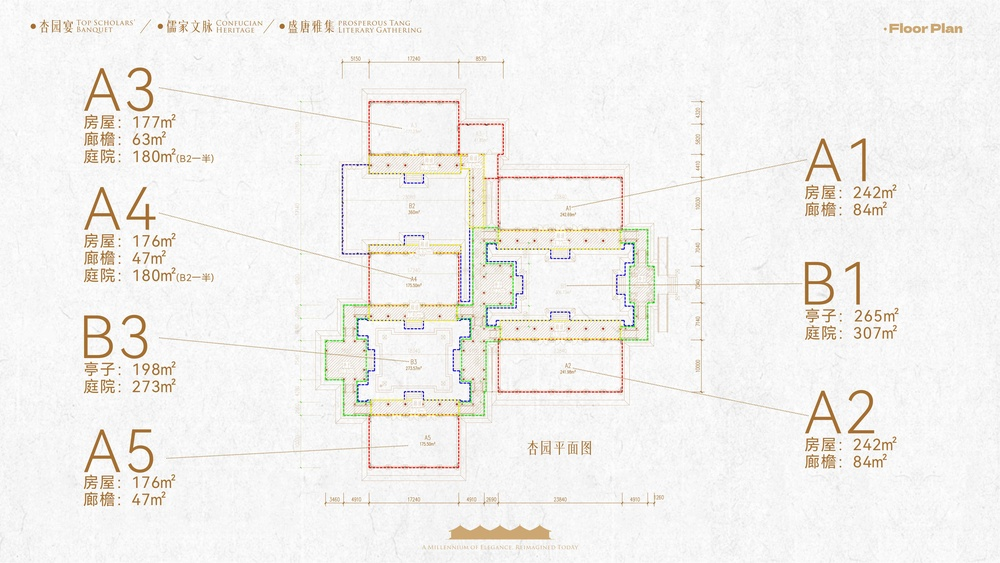
#> input picture xingyuan/refs/pages/杏园介绍-01_11.jpg, 1000 x 563 px, shrunk from 6826 x 3840 before the run
$ python worldplan.py
#> lines starting #> are read from the running program, lines starting #| are printed output that depends on the picture
### xingyuan/tools/xyp.py
#!/usr/bin/env python3
"""Shared paths for the Xingyuan helper tools.

All tools work under one root folder S (env XY_WORK, default ~/.cache/<project folder name>) with this layout:
  ref/xingyuan-images/  -> link to xingyuan/refs/pages   (original reference pages)
  refc/                 -> link to xingyuan/refs/crops   (photo crops used by the comparison views)
  cal/                  -> link to xingyuan/tools/cal    (camera fits)
  crops/ renders/ deliver/                                (outputs, created here)
Running `python3 xyp.py` sets the folder up and prints S; `--pc-root` prints the project folder on the PC.
To reuse the tools in another project, copy this folder to <project>/tools next to <project>/scripts/lib and
<project>/refs; the PC folder defaults to D:\\Blender\\Projects\\<project>."""
import os

TOOLS = os.path.dirname(os.path.abspath(__file__))
PROJ = os.path.dirname(TOOLS)                       # .../xingyuan
SCRIPTS = os.path.join(PROJ, 'scripts')
LIB = os.path.join(SCRIPTS, 'lib')
REFS = os.path.join(PROJ, 'refs')
# the project folder on the Blender PC: same name as the repo project folder unless XY_PC_ROOT says otherwise
# Projects live under D:\Blender\Projects (C: is the system drive). The older projects were moved there on
# 2026-11-11; their old C:\Users\blender\Documents\<project> paths are junctions to the new folders.
PC_ROOT = os.environ.get('XY_PC_ROOT') or 'D:\\Blender\\Projects\\' + os.path.basename(PROJ)
S = os.environ.get('XY_WORK') or os.path.join(os.path.expanduser('~'), '.cache', os.path.basename(PROJ))
_CA = '/root/.ccr/ca-bundle.crt'                    # cloud-session proxy CA; ignored where absent
CA = os.environ.get('XY_CA_BUNDLE') or (_CA if os.path.exists(_CA) else None)

def setup():
    for d in ('crops', 'renders', 'deliver', 'ref'):
        os.makedirs(os.path.join(S, d), exist_ok=True)
    for link, target in ((os.path.join(S, 'ref', 'xingyuan-images'), os.path.join(REFS, 'pages')),
                         (os.path.join(S, 'refc'), os.path.join(REFS, 'crops')),
                         (os.path.join(S, 'cal'), os.path.join(TOOLS, 'cal'))):
        if not os.path.lexists(link):
            os.symlink(target, link)
    return S

def font(path, size):
    """ImageFont.truetype with a fallback when the font file is missing on this machine."""
    from PIL import ImageFont
    for p in (path, '/usr/share/fonts/truetype/wqy/wqy-zenhei.ttc', '/usr/share/fonts/truetype/dejavu/DejaVuSans.ttf'):
        if p and os.path.exists(p):
            return ImageFont.truetype(p, size)
    return ImageFont.load_default()

setup()

# [3 lines that do not run on import are left out]

### xingyuan/tools/worldplan.py
# Build a north-up world-coordinate version of the floor plan with a metric grid.
# world: x_e (east, m) = 70.33 - (yv-182.7)/9.362 ; y_n (north, m) = (1119.8 - xv)/9.362  (v = 1800-wide preview coords)
import os, sys; sys.path[:0] = [os.path.dirname(os.path.abspath(__file__)), os.path.join(os.path.dirname(os.path.abspath(__file__)), '..', '..', 'tools')]  # this folder, then the shared <repo>/tools
import sys
from PIL import Image, ImageDraw, ImageFont
from xyp import S, font as _xyfont
im = Image.open(f'{S}/ref/xingyuan-images/杏园介绍-01_11.jpg').convert('RGB')
#> im is the input picture: PIL image 1000x563 RGB; mean R, G, B 242.9, 241.4, 238.7
s = im.size[0] / 1800.0
#> s = 0.556
PPM = 9.362 * s   # full-res px per metre
#> PPM = 5.2
def full_from_world(xe, yn):
    yv = 182.7 + (70.33 - xe) * 9.362
    xv = 1119.8 - yn * 9.362
    return xv * s, yv * s
# world window
X0, X1, Y0, Y1 = -6, 76, -10, 62
out_ppm = float(sys.argv[1]) if len(sys.argv) > 1 else 40.0
W = int((X1 - X0) * out_ppm); H = int((Y1 - Y0) * out_ppm)
# rotate: north-up means image row increases as y_n decreases; full image: xv decreases as y_n increases.
# Build via affine transform: for each output pixel (u,v): xe = X0 + u/out_ppm ; yn = Y1 - v/out_ppm
# full x = s*(1119.8 - yn*9.362) ; full y = s*(182.7 + (70.33-xe)*9.362)
# PIL affine maps output (u,v) -> input (x,y) = (a*u + b*v + c, d*u + e*v + f)
k = 9.362 * s / out_ppm
#> k = 0.13
a, b, c = 0.0, k, s * (1119.8 - Y1 * 9.362)
#> a = 0; b = 0.13; c = 299.6
d, e, f = -k, 0.0, s * (182.7 + (70.33 - X0) * 9.362)
#> d = -0.13; e = 0; f = 498.5
out = im.transform((W, H), Image.AFFINE, (a, b, c, d, e, f), resample=Image.BICUBIC, fillcolor=(255, 255, 255))
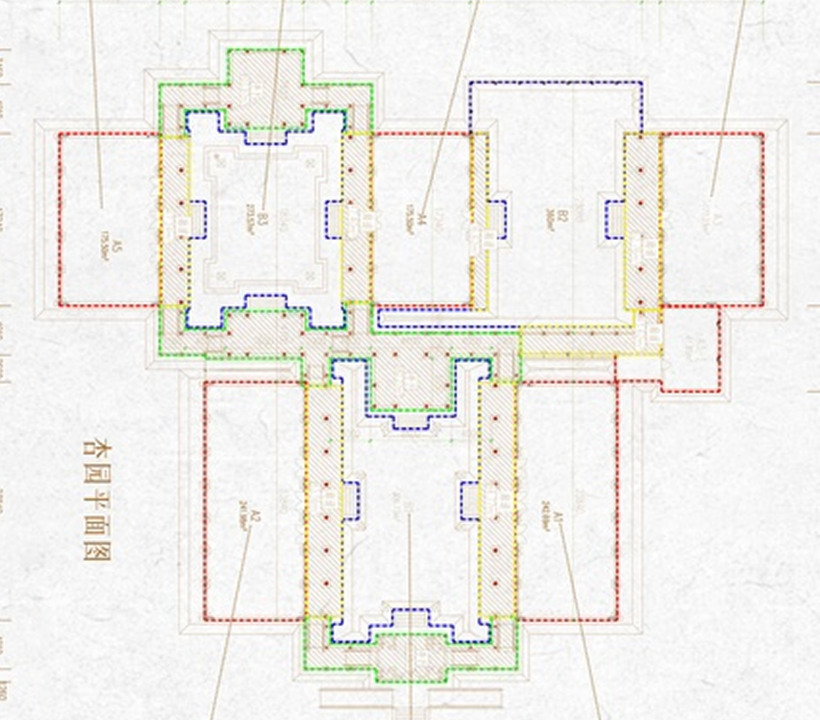
#> out: PIL image 3280x2880 RGB (shown at 1/4 size); mean R, G, B 240.2, 238.6, 234.5
dr = ImageDraw.Draw(out, 'RGBA')
try:
    fnt = _xyfont('/usr/share/fonts/truetype/dejavu/DejaVuSans.ttf', max(10, int(out_ppm * 0.45)))
except Exception:
    fnt = ImageFont.load_default()
for xe in range(X0, X1 + 1):
    u = (xe - X0) * out_ppm
    major = xe % 5 == 0
    dr.line([(u, 0), (u, H)], fill=(0, 120, 255, 120 if major else 40), width=1)
    if major:
        for yy in range(0, H, int(10 * out_ppm)):
            dr.text((u + 2, yy + 2), str(xe), fill=(0, 70, 220, 255), font=fnt)
for yn in range(Y0, Y1 + 1):
    v = (Y1 - yn) * out_ppm
    major = yn % 5 == 0
    dr.line([(0, v), (W, v)], fill=(255, 0, 90, 120 if major else 40), width=1)
    if major:
        for xx in range(0, W, int(10 * out_ppm)):
            dr.text((xx + 2, v + 2), str(yn), fill=(220, 0, 60, 255), font=fnt)
out.save(f'{S}/crops/worldplan.png')
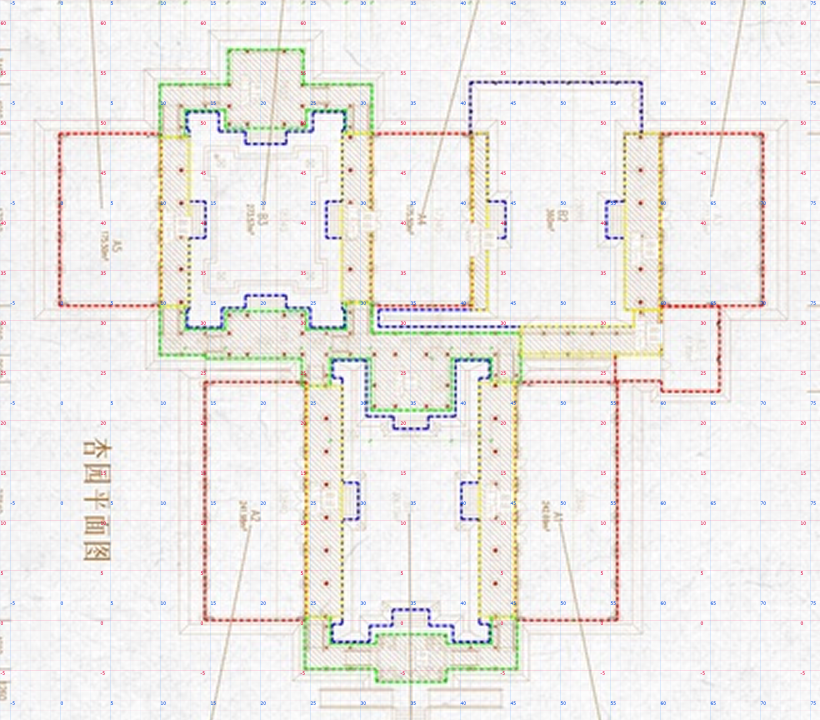
#> saved as worldplan.png: PIL image 3280x2880 RGB (shown at 1/4 size); mean R, G, B 238.6, 236.1, 233.6
print(out.size)
#| (3280, 2880)

$ run again, with xingyuan/refs/pages/杏园介绍-01_10.jpg copied over xingyuan/refs/pages/杏园介绍-01_11.jpg
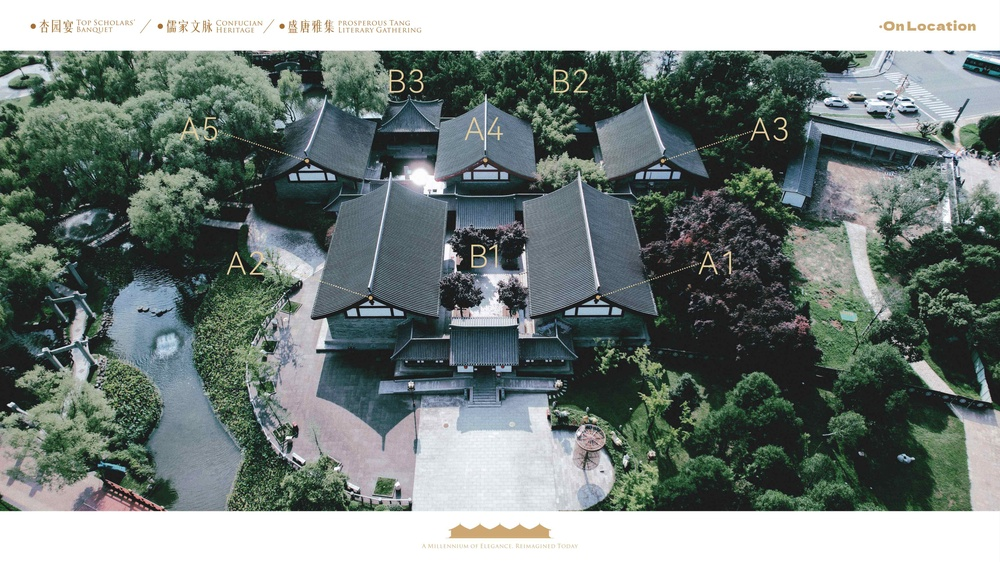
#> input picture xingyuan/refs/pages/杏园介绍-01_10.jpg, 1000 x 562 px, shrunk from 4369 x 2457 before the run, found by its file name
#> im is the input picture: PIL image 1000x562 RGB; mean R, G, B 116, 127, 123.8
#> `out = im.transform((W, H), Image.AFFINE, (a, b, c, d, e, f), resample=..`:
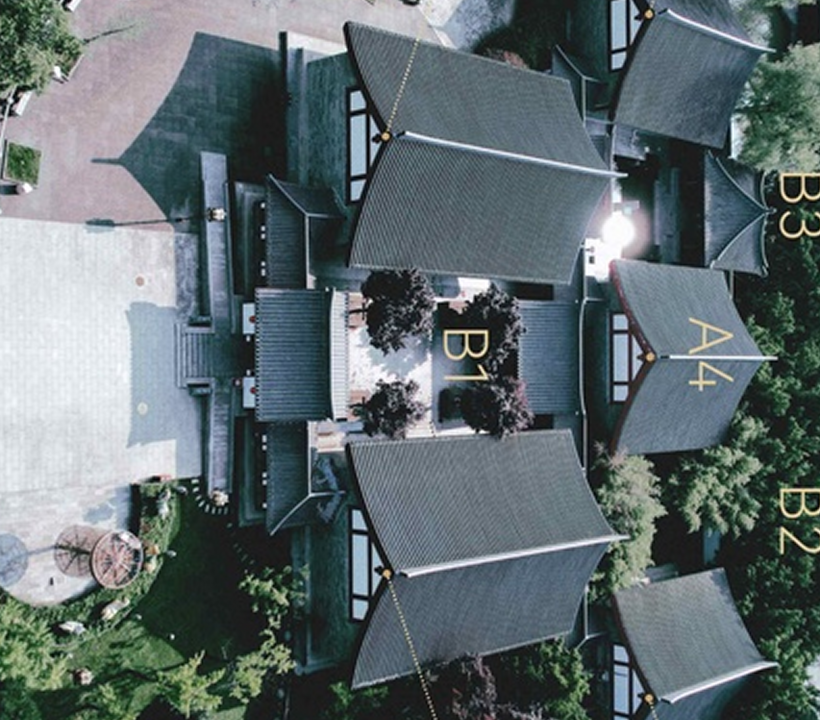
#> out: PIL image 3280x2880 RGB (shown at 1/4 size); mean R, G, B 95.8, 108, 110.9
#> `out.save(f'{S}/crops/worldplan.png')`:
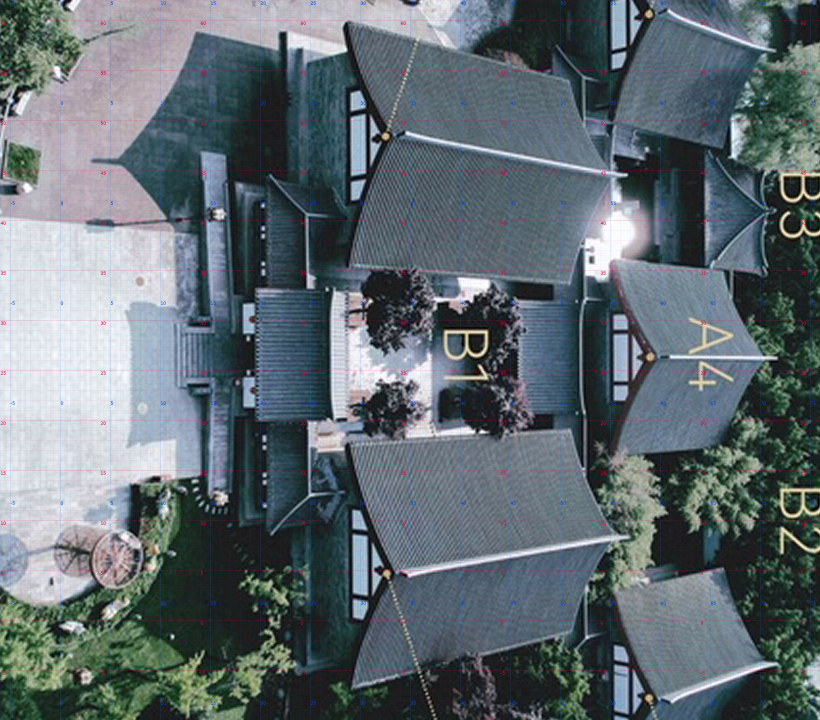
#> saved as worldplan.png: PIL image 3280x2880 RGB (shown at 1/4 size); mean R, G, B 96.2, 107.3, 111.7
#| (3280, 2880)

$ run again, with xingyuan/refs/pages/杏园介绍-01_12.jpg copied over xingyuan/refs/pages/杏园介绍-01_11.jpg
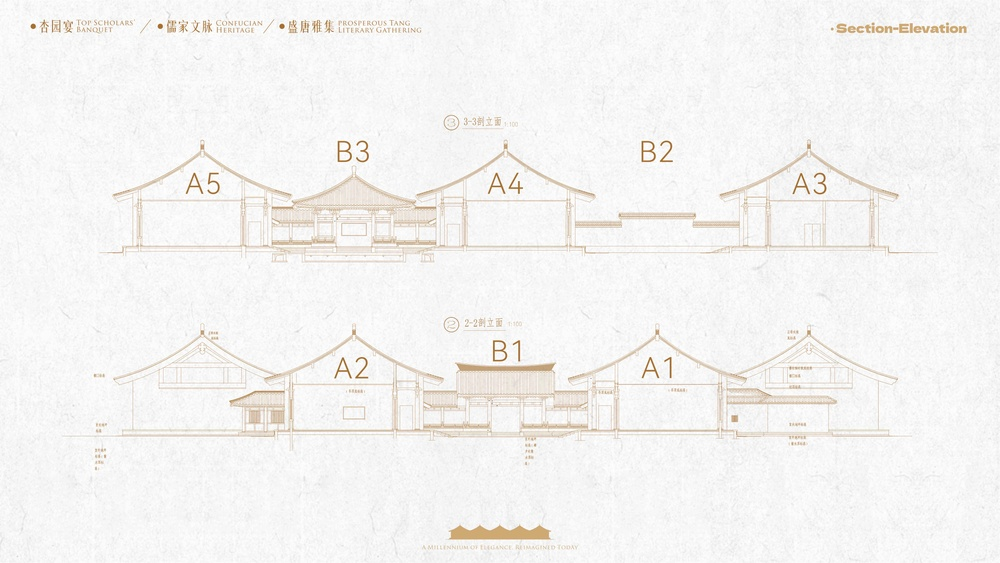
#> input picture xingyuan/refs/pages/杏园介绍-01_12.jpg, 1000 x 563 px, shrunk from 8533 x 4800 before the run, found by its file name
#> im is the input picture: PIL image 1000x563 RGB; mean R, G, B 244.8, 243.6, 242.1
#> `out = im.transform((W, H), Image.AFFINE, (a, b, c, d, e, f), resample=..`:
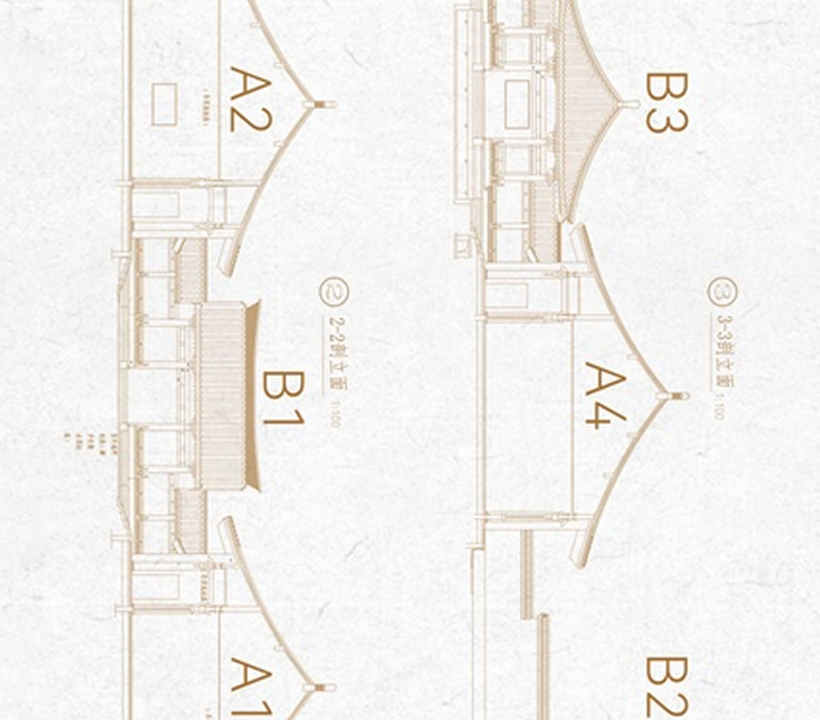
#> out: PIL image 3280x2880 RGB (shown at 1/4 size); mean R, G, B 243, 241, 238.6
#> `out.save(f'{S}/crops/worldplan.png')`:
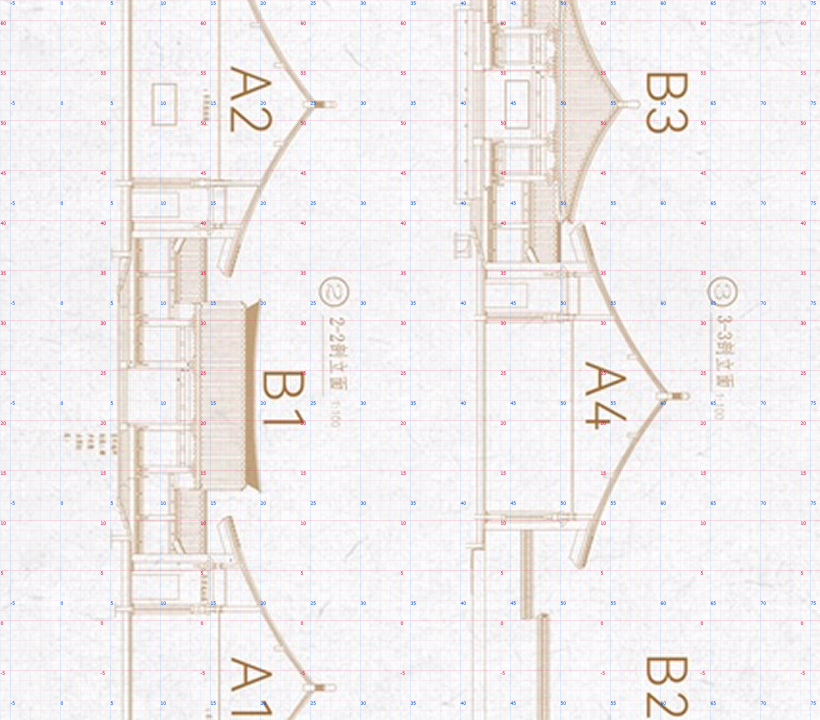
#> saved as worldplan.png: PIL image 3280x2880 RGB (shown at 1/4 size); mean R, G, B 241.3, 238.5, 237.6
#| (3280, 2880)
